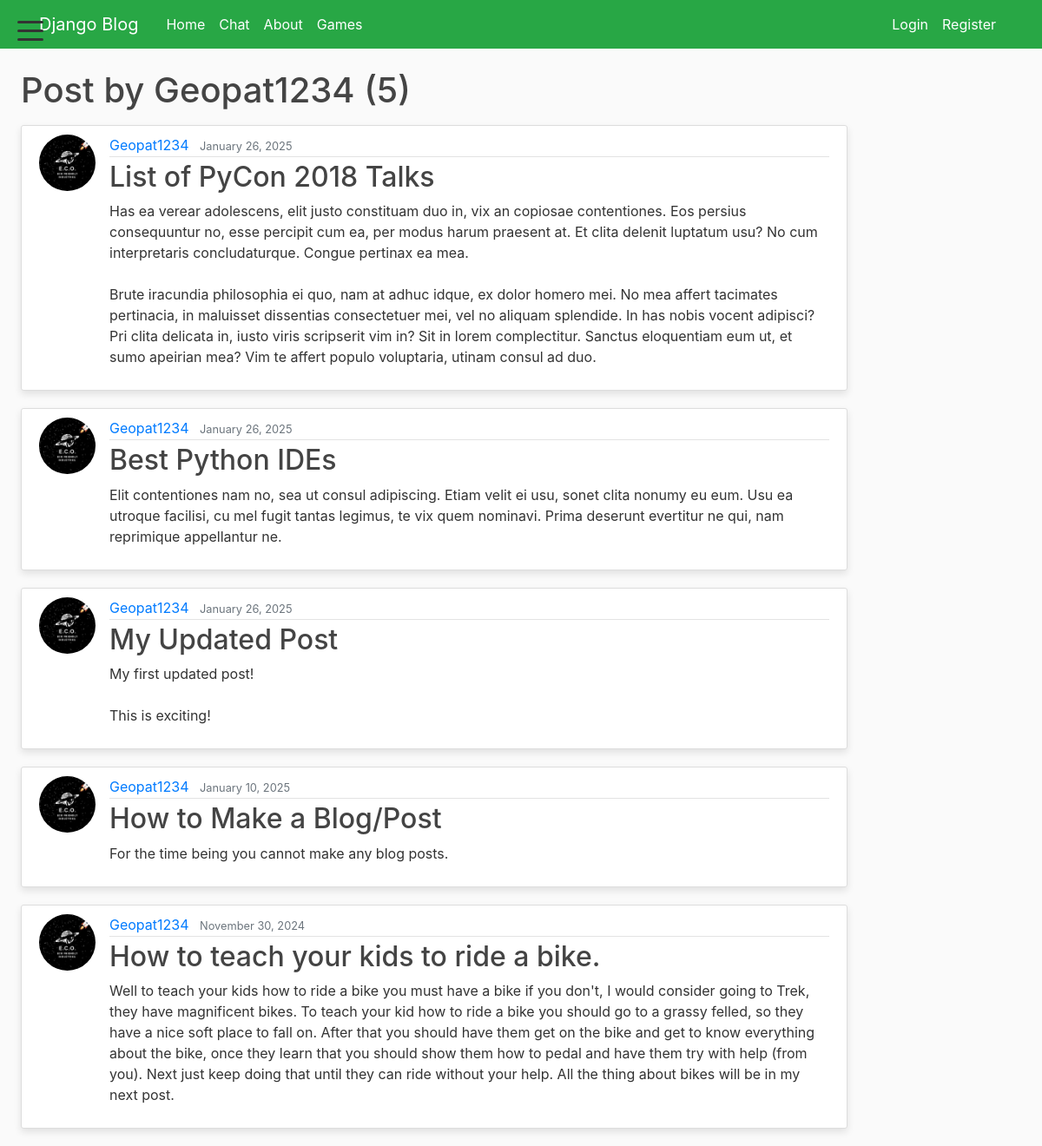
The app's page /user/Geopat1234, older data.
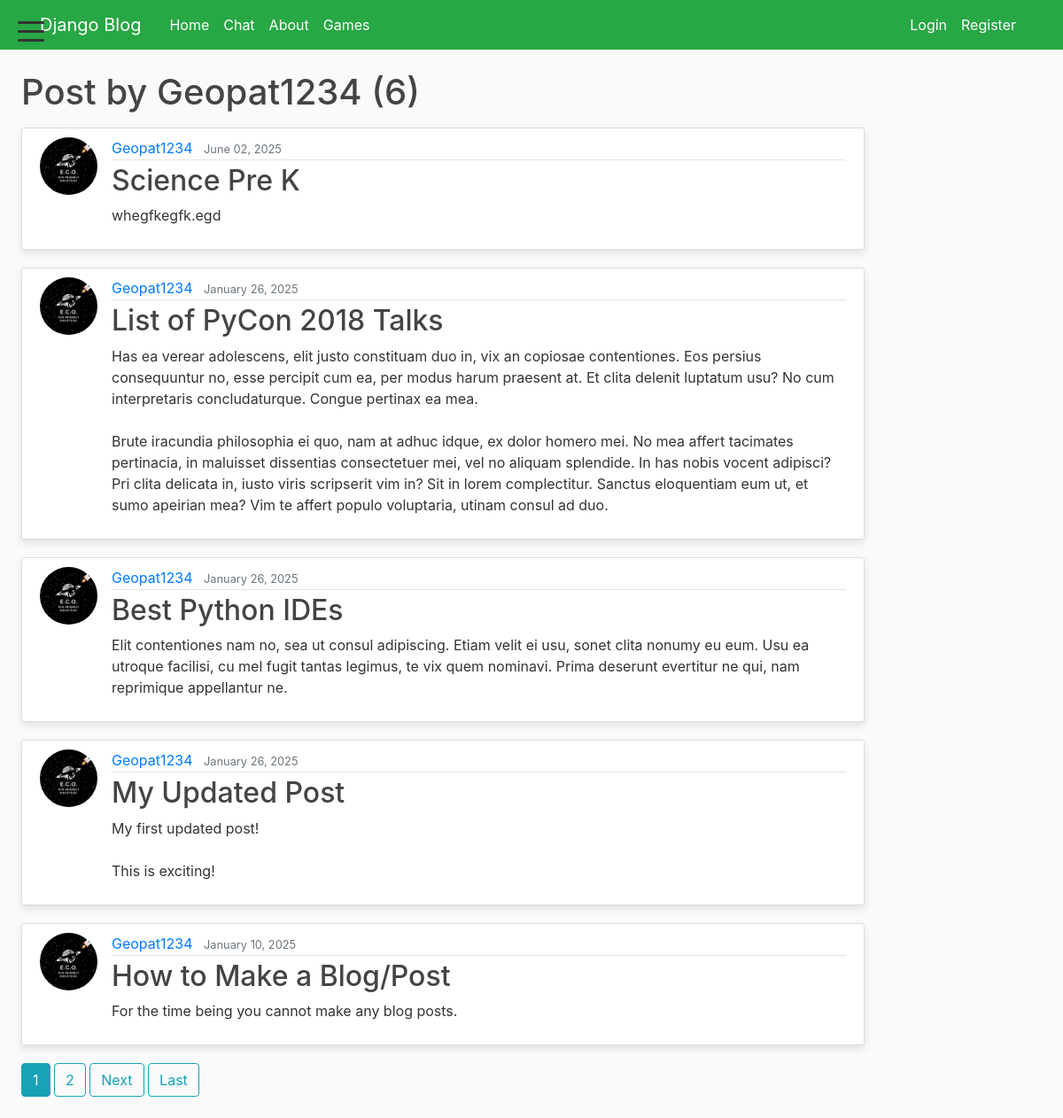
The same page, newer data.
### blog/models.py (models this page shows, shortened)
class Post(models.Model):
    title = models.CharField(max_length=100)
    content = models.TextField()
    date_posted = models.DateTimeField(default=timezone.now)
    author = models.ForeignKey(User, on_delete=models.CASCADE)

### users/models.py (models this page shows, shortened)
class Profile(models.Model):
    USER_TYPES = (
        ('student', 'Student'),
        ('parent', 'Parent'),
        ('teacher', 'Teacher'),
    )
    user = models.OneToOneField(User, on_delete=models.CASCADE)
    image = models.ImageField(default='default.jpg', upload_to='profile_pics')
    user_type = models.CharField(max_length=10, choices=USER_TYPES, default='student')

### blog/views.py (the view)
# urls.py: path('user/<str:username>', UserPostListView.as_view(), name='user-posts'),
class UserPostListView(ListView):
    model = Post
    template_name = 'blog/user_posts.html'
    context_object_name = 'posts'
    paginate_by = 5
    def get_queryset(self):
        user = get_object_or_404(User, username=self.kwargs.get('username'))
        return Post.objects.filter(author=user).order_by('-date_posted')

### blog/templatetags/custom_filters.py (called while the page is built)
@register.filter(name='is_not_student')
def is_not_student(user):
    return not user.groups.filter(name='Students').exists()

### blog/templates/blog/user_posts.html (shortened to what this page needs)
{% extends "blog/base.html" %}
{% block content %}
    <h1 class="mb-3">Post by {{ view.kwargs.username }} ({{ page_obj.paginator.count }})</h1>
    {% for post in posts %}
        <article class="media content-section">
            <img class="rounded-circle article-img" src="{{ post.author.profile.image.url }}">
            <div class="media-body">
            <div class="article-metadata">
                <a class="mr-2" href="{% url 'user-posts' post.author.username %}">{{ post.author }}</a>
                <small class="text-muted">{{ post.date_posted|date:"F d, Y" }}</small>
            </div>
            <h2><a class="article-title" href="{% url 'post-detail' post.id%}">{{ post.title }}</a></h2>
            <p class="article-content">{{ post.content }}</p>
            </div>
        </article>
    {% endfor %}
    {% if is_paginated %}
        {% for num in page_obj.paginator.page_range %}
            {% if page_obj.number == num %}
                <a class="btn btn-info mb-4" href="?page={{ num }}">{{ num }}</a>
            {% elif num > page_obj.number|add:'-3' and num < page_obj.number|add:'3' %}
                <a class="btn btn-outline-info mb-4" href="?page={{ num }}">{{ num }}</a>
            {% endif %}
        {% endfor %}
        {% if page_obj.has_next %}
            <a class="btn btn-outline-info mb-4" href="?page={{ page_obj.next_page_number }}">Next</a>
            <a class="btn btn-outline-info mb-4" href="?page={{ page_obj.paginator.num_pages }}">Last</a>
        {% endif %}
    {% endif %}
{% endblock content %}

### blog/templates/blog/base.html (shortened to what this page needs)
{% load static %}
{% load custom_filters %}
<!DOCTYPE html>
<html>
<head>
    <link rel="stylesheet" href="https://cdn.jsdelivr.net/npm/bootstrap@4.0.0/dist/css/bootstrap.min.css">
    <link rel="stylesheet" type="text/css" href="{% static 'blog/main.css' %}">
</head>
<body>
    <header class="site-header">
        <nav class="navbar navbar-expand-md navbar-dark bg-steel fixed-top">
            <div class="container">
                <button id="sidebarToggle" class="hamburger-menu">
                    <div class="bar"></div>
                    <div class="bar"></div>
                    <div class="bar"></div>
                </button>
                <a class="navbar-brand mr-4" href="{% url 'home' %}">Django Blog</a>
                <div class="collapse navbar-collapse" id="navbarToggle">
                    <div class="navbar-nav mr-auto">
                        <a class="nav-item nav-link" href="{% url 'home' %}">Home</a>
                        {% if user|is_not_student %}
                            <a class="nav-item nav-link" href="{% url 'chat' %}">Chat</a>
                        {% endif %}
                        <a class="nav-item nav-link" href="{% url 'blog-about' %}">About</a>
                        <a class="nav-item nav-link" href="{% url 'games' %}">Games</a>
                    </div>
                    <div class="navbar-nav">
                        {% if user.is_authenticated %}
                            <a class="nav-item nav-link" href="{% url 'logout' %}">Logout</a>
                        {% else %}
                            <a class="nav-item nav-link" href="{% url 'login' %}">Login</a>
                            <a class="nav-item nav-link" href="{% url 'register' %}">Register</a>
                        {% endif %}
                    </div>
                </div>
            </div>
        </nav>
    </header>
    <div class="container-fluid">
        <div class="row">
            <main class="col-md-9 ms-sm-auto col-lg-10 px-md-4">
                <div class="row">
                    <div class="col">
                        {% block content %}{% endblock %}
                    </div>
                </div>
            </main>
        </div>
    </div>
</body>
</html>

### blog/static/blog/main.css (style rules this page uses)
body { background: #fafafa; color: #333333; margin-top: 5rem; }
h1, h2, h3, h4, h5, h6 { color: #444444; }
.bg-steel { background-color: #28a745; }
.site-header { background: linear-gradient(45deg, #28a745, #ff9800); }
.site-header .navbar-nav .nav-link { color: #ffffff; }
.content-section { background: #ffffff; padding: 10px 20px; border: 1px solid #dddddd; border-radius: 3px; margin-bottom: 20px; box-shadow: 0 4px 8px rgba(0, 0, 0, 0.1); }
.article-title { color: #444444; }
.article-content { white-space: pre-line; }
.article-img { height: 65px; width: 65px; margin-right: 16px; }
.article-metadata { padding-bottom: 1px; margin-bottom: 4px; border-bottom: 1px solid #e3e3e3; }
.hamburger-menu { display: flex; flex-direction: column; justify-content: space-around; width: 30px; height: 30px; background: transparent; border: none; cursor: pointer; padding: 0; z-index: 101; position: fixed; top: 20px; left: 20px; outline: none; }
.hamburger-menu .bar { width: 100%; height: 3px; background-color: #333; border-radius: 2px; }

Row changes from the older to the newer data that the page shows:
no longer on this page (row unchanged): Post: author.profile.image (picture), author "Geopat1234", date_posted "November 30, 2024", title "How to teach your kids to ride a bike.", content "Well to teach your kids how to ride a bike you must have a bike if you don't, I would consider going to Trek, they have magnificent bikes. To teach your kid how to ride a bike you should go to a grassy felled, so they have a nice soft place to fall on. After that you should have them get on the bike and get to know everything about the bike, once they learn that you should show them how to pedal and have them try with help (from you). Next just keep doing that until they can ride without your help. All the thing about bikes will be in my next post."
added Post: author.profile.image (picture), author "Geopat1234", date_posted "June 02, 2025", title "Science Pre K", content "whegfkegfk.egd"
Text that changed along with them:
{{ page_obj.paginator.count }}: "5" → "6"
new list line: "1"
new list line: "2"
text now shown: "Next Last"
